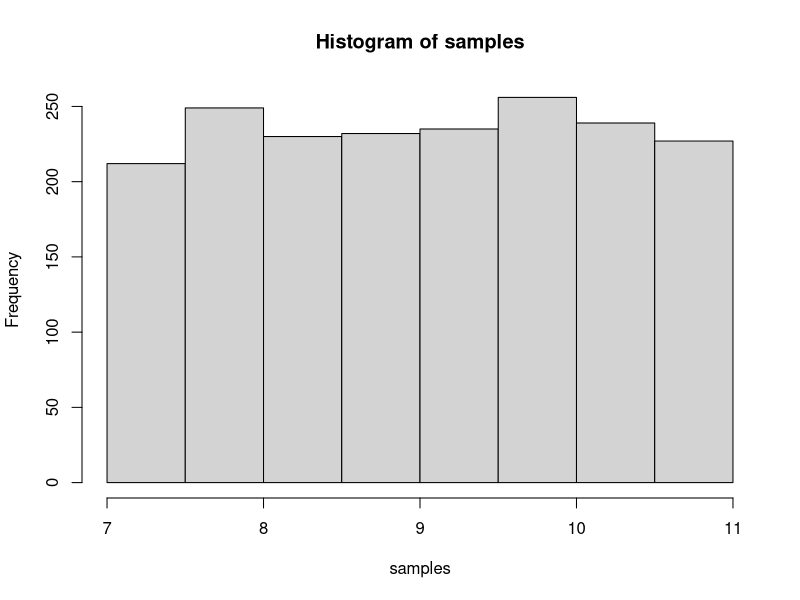

Reproduce this figure in R.
set.seed(598)

x<-1
samples<-NULL
average<-NULL


for (x in 1:3){
  samples<-runif(n=1880,min=7,max=11)
  average<-c(average,mean(samples[x]))
  x<-x+1
}
ave2<-mean(average)

hist(samples,breaks = 10)